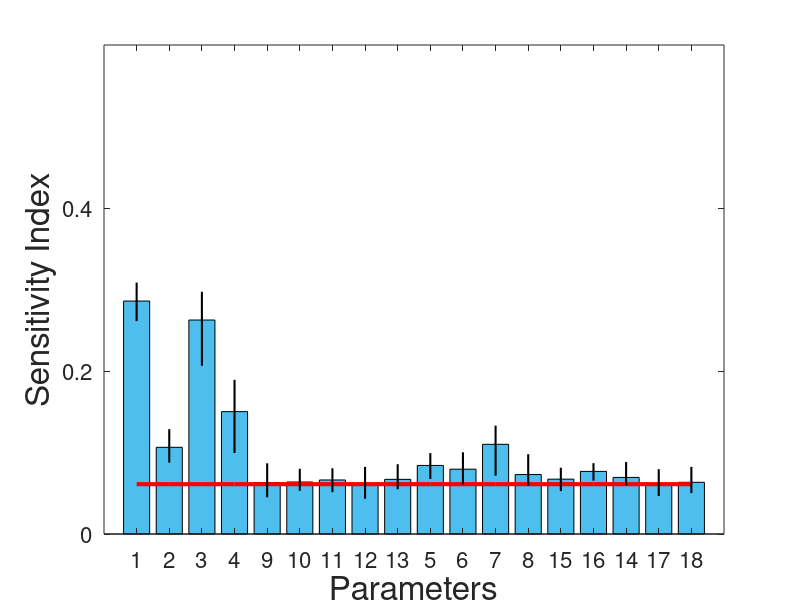

MATLAB code to generate this figure:
%% Code to plot Supplementary Figure 1, the results of PAWN sensitivity analysis
% Michelle Gee
% December 9, 2022

clear; close all;
Xlab = {'1','2','3'};
% Load HR data
load('PAWN_HR_v15.mat')

% Number of parameter values
M = 18;
MM = 1:1:M;


% Reorder parameters for preferred order in the plot
[tmp,ranking] = sort(-PAWN_median(end,:));

% ranking = 1:1:M; % add/remove this line to put in consistent order
% order NA, DMV, LCN, LCN input gains, kRSA
% min, max, mid, k
% fBR, fCP, fevEmax, fesh, RSA gain
ranking = [ 1 2 3 4 9 10 11 12 13 5 6 7 8 15 16 14 17 18];

hfig= figure; 
fs = 24 ; % font size

% Plot
b = bar(PAWN_median(end,ranking),'FaceColor',[0.3010 0.7450 0.9330]) ;

% Format location on axis
axis([0,M+1,0,0.6])
hold on
plot([1:M],ones(1,M)*KS_dummy_mean(end),'r','LineWidth',3) % plots red line

% Plot labeling and formatting 
set(gca,'FontSize',fs)
for i=1:M; Xlab{i}=num2str(ranking(i)); end
set(gca,'XTick',[1:M],'XTickLabel',Xlab,'YTick',[0,0.2,0.4],'FontSize',16)
ylabel('Sensitivity Index','FontSize',fs)
xlabel('Parameters','FontSize',fs)

for i = 1:M % connect upper and lower bound with a line
    plot([i i],[PAWN_median_lb(end,ranking(i)) PAWN_median_ub(end,ranking(i))],'k','LineWidth',1.5)
end

% Set figure size and position
set(hfig, 'Position', [0 0 1600 400])

% Save figure
saveas(gcf,'Supplementary_Fig1.png')


